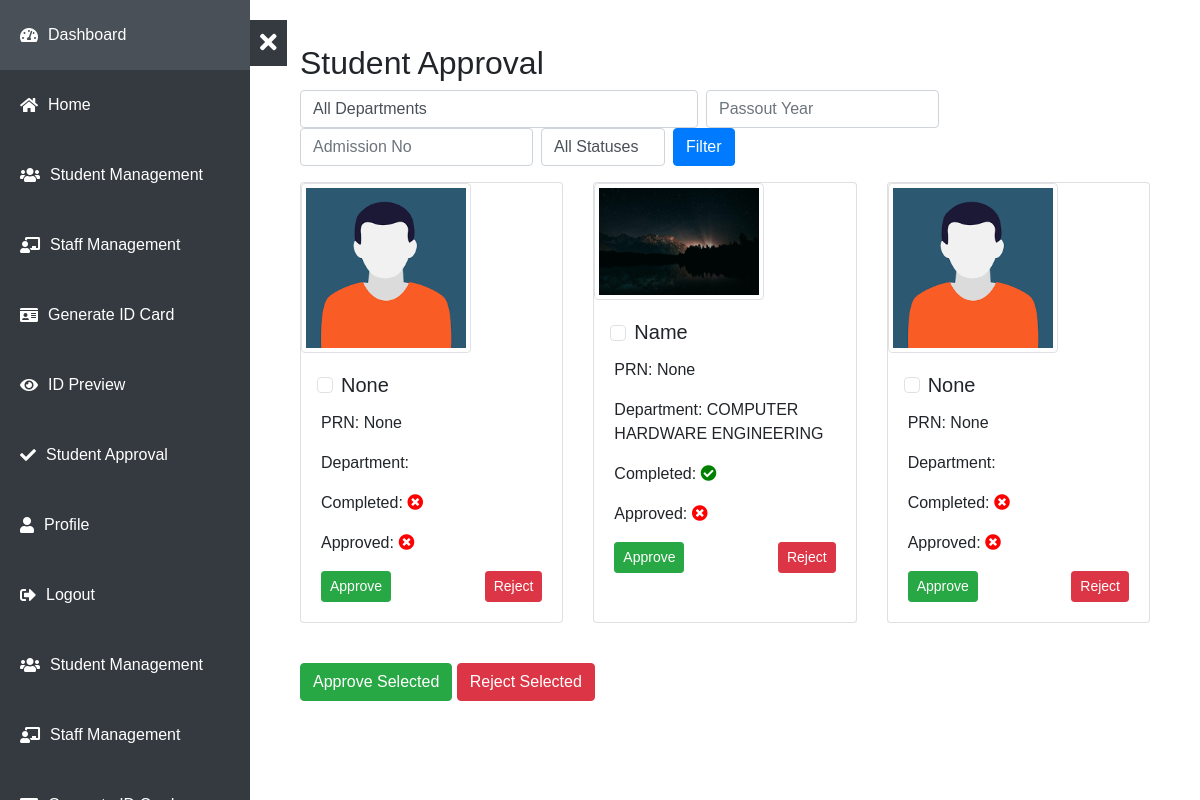
Page /student_approval/ on the committed database.
### students/models.py (models this page shows, shortened)
class Student(AbstractUser):
    GENDER_CHOICES = [
        ('Male', 'Male'),
        ('Female', 'Female'),
        ('Other', 'Other'),
    ]
    BLOOD_GROUP_CHOICES = [
        ('A+', 'A+'),
        ('A-', 'A-'),
        ('B+', 'B+'),
        ('B-', 'B-'),
        ('AB+', 'AB+'),
        ('AB-', 'AB-'),
        ('O+', 'O+'),
        ('O-', 'O-'),
        ("Don't Know","Don't Know")
    ]
    username = None
    admission_no = models.CharField(max_length=20, unique=True)
    date_of_birth = models.DateField()
    full_name = models.CharField(max_length=100, blank=True, null=True)
    department = models.ForeignKey(Department,on_delete=models.CASCADE, null=True, blank=True)
    phone_number = models.CharField(max_length=15, blank=True, null=True)
    address = models.TextField(blank=True, null=True)
    blood_group = models.CharField(max_length=20, choices=BLOOD_GROUP_CHOICES, blank=True, null=True)
    PRN = models.CharField(max_length=20, unique=True, blank=True, null=True)
    image = models.ImageField(upload_to='profile_images/', default='profile_images/avatar.png', blank=True, null=True)
    parent_name = models.CharField(max_length=100, blank=True, null=True)
    relation = models.CharField(max_length=100, blank=True, null=True)
    gender = models.CharField(max_length=10, choices=GENDER_CHOICES, blank=True, null=True)
    email = models.EmailField(blank=True, null=True)
    passout_year = models.IntegerField(blank=True,  null=True)
    is_complete = models.BooleanField(default=False)
    is_approved = models.BooleanField(default=False,null=True)
    USERNAME_FIELD = 'admission_no'
    REQUIRED_FIELDS = ['date_of_birth']
    groups = models.ManyToManyField(
        Group,
        related_name='student_set',
        blank=True,
        help_text='The groups this user belongs to.',
        verbose_name='groups',
    )
    user_permissions = models.ManyToManyField(
        Permission,
        related_name='student_set',
        blank=True,
        help_text='Specific permissions for this user.',
        verbose_name='user permissions',
    )
    objects = CustomStudentManager()

class Department(models.Model):
    name = models.CharField(max_length=100, unique=True)

### students/views.py (the view, shortened to what this page needs)
# urls.py: path('student_approval/', views.student_approval_view, name='student_approval'),
def student_approval_view(request):
    department = request.GET.get('department')
    passout_year = request.GET.get('passout_year')
    admission_no = request.GET.get('admission_no')
    approval_status = request.GET.get('approval_status')
    students = Student.objects.all()
    if department:
        students = students.filter(department_id=department)
    if passout_year:
        students = students.filter(passout_year=passout_year)
    if admission_no:
        students = students.filter(admission_no=admission_no)
    if approval_status:
        if approval_status == 'approved':
            students = students.filter(is_approved=True)
        elif approval_status == 'not_approved':
            students = students.filter(is_approved=False)
    return render(request, 'student_approval.html', {
        'students': students,
        'departments': Department.objects.all(),
    })

### students/templates/student_approval.html (shortened to what this page needs)
{% extends "base.html" %}
{% block content %}
<div class="container">
    <h2>Student Approval</h2>
    <form method="get" class="form-inline mb-3">
        <select name="department" class="form-control mr-2">
            <option value="">All Departments</option>
        </select>
        <input type="text" name="passout_year" class="form-control mr-2" placeholder="Passout Year" value="{{ request.GET.passout_year }}">
        <input type="text" name="admission_no" class="form-control mr-2" placeholder="Admission No" value="{{ request.GET.admission_no }}">
        <select name="approval_status" class="form-control mr-2">
            <option value="">All Statuses</option>
        </select>
        <button type="submit" class="btn btn-primary">Filter</button>
    </form>
    <form method="post">
        <div class="row">
            {% for student in students %}
                <div class="col-md-4 mb-4">
                    <div class="card h-100">
                        {% if student.image and student.image.url %}
                            <img src="{{ student.image.url }}"  draggable="false"  alt="Student Profile Image" width="170" height="170" class="img-thumbnail">
                        {% endif %}
                        <div class="card-body">
                            <div class="form-check">
                                <input class="form-check-input" type="checkbox" name="student_ids" value="{{ student.id }}">
                                <label class="form-check-label" for="student_ids">
                                    <h5 class="card-title">{{ student.full_name }}</h5>
                                </label>
                            </div>
                            <p class="card-text">PRN: {{ student.PRN }}</p>
                            <p class="card-text">Department: {{ student.department.name }}</p>
                            <p class="card-text">
                                Completed:
                                {% if student.is_complete %}
                                    <i class="fas fa-check-circle" style="color: green;"></i>
                                {% else %}
                                    <i class="fas fa-times-circle" style="color: red;"></i>
                                {% endif %}
                            </p>
                            <p class="card-text">
                                Approved:
                                {% if student.is_approved %}
                                    <i class="fas fa-check-circle" style="color: green;"></i>
                                {% else %}
                                    <i class="fas fa-times-circle" style="color: red;"></i>
                                {% endif %}
                            </p>
                            <div class="d-flex justify-content-between">
                                <form method="post" style="display: inline;">
                                    {% if student.is_approved %}
                                    <input type="hidden" name="student_id" value="{{ student.id }}">
                                    <input type="hidden" name="action" value="approve">
                                    <button type="submit" disabled class="btn btn-success btn-sm">Approve</button>
                                    {% else %}
                                    <button type="submit" draggable="" class="btn btn-success btn-sm">Approve</button>
                                    {% endif %}
                                </form>
                                <form method="post" style="display: inline;">
                                    <button type="submit" class="btn btn-danger btn-sm">Reject</button>
                                </form>
                            </div>
                        </div>
                    </div>
                </div>
            {% endfor %}
        </div>
        <div class="form-group mt-3">
            <button type="submit" name="action1" value="approve" class="btn btn-success">Approve Selected</button>
            <button type="submit" name="action1" value="reject" class="btn btn-danger">Reject Selected</button>
        </div>
    </form>
</div>
{% endblock %}

### students/templates/base.html (shortened to what this page needs)
<!DOCTYPE html>
<html lang="en">
<head>
    <link href="https://cdn.jsdelivr.net/npm/bootstrap@5.3.0/dist/css/bootstrap.min.css" rel="stylesheet">
    <link href="https://stackpath.bootstrapcdn.com/bootstrap/4.5.2/css/bootstrap.min.css" rel="stylesheet">
    <link rel="stylesheet" href="https://cdnjs.cloudflare.com/ajax/libs/font-awesome/5.15.1/css/all.min.css">
</head>
<body>
    <div class="wrapper">
        <div class="sidebar">
            <ul class="navbar-nav flex-column">
                <li class="nav-item {% if request.path == '/admin/dashboard/' %}active{% endif %}">
                    <a class="nav-link" href="{% url 'admin_dashboard' %}"><i class="fas fa-tachometer-alt"></i> Dashboard</a>
                </li>
                <li class="nav-item {% if request.path == '/admin/home/' %}active{% endif %}">
                    <a class="nav-link" href="{% url 'home' %}"><i class="fas fa-home"></i> Home</a>
                </li>
                <li class="nav-item {% if request.path == '/admin/student-management/' %}active{% endif %}">
                    <a class="nav-link" href="{% url 'student_management' %}"><i class="fas fa-users"></i> Student Management</a>
                </li>
                <li class="nav-item {% if request.path == '/admin/staff-management/' %}active{% endif %}">
                    <a class="nav-link" href="{% url 'staff_management' %}"><i class="fas fa-chalkboard-teacher"></i> Staff Management</a>
                </li>
                <li class="nav-item {% if request.path == '/admin/id-card-generation/' %}active{% endif %}">
                    <a class="nav-link" href="{% url 'id_card_generation' %}"><i class="fas fa-id-card"></i> Generate ID Card</a>
                </li>
                <li class="nav-item {% if request.path == '/admin/student-id-preview/' %}active{% endif %}">
                    <a class="nav-link" href="{% url 'student_id_preview' %}"><i class="fas fa-eye"></i> ID Preview</a>
                </li>
                <li class="nav-item {% if request.path == '/admin/student-approval/' %}active{% endif %}">
                    <a class="nav-link" href="{% url 'student_approval' %}"><i class="fas fa-check"></i> Student Approval</a>
                </li>
                <li class="nav-item {% if request.path == '/profile/' %}active{% endif %}">
                    <a class="nav-link" href="{% url 'profile' %}"><i class="fas fa-user"></i> Profile</a>
                </li>
                <li class="nav-item {% if request.path == '/logout/' %}active{% endif %}">
                    <a class="nav-link" href="{% url 'logout' %}"><i class="fas fa-sign-out-alt"></i> Logout</a>
                </li>
                <li class="nav-item {% if request.path == '/admin/student-management/' %}active{% endif %}">
                    <a class="nav-link" href="{% url 'student_management' %}"><i class="fas fa-users"></i> Student Management</a>
                </li>
                <li class="nav-item {% if request.path == '/admin/staff-management/' %}active{% endif %}">
                    <a class="nav-link" href="{% url 'staff_management' %}"><i class="fas fa-chalkboard-teacher"></i> Staff Management</a>
                </li>
                <li class="nav-item {% if request.path == '/admin/id-card-generation/' %}active{% endif %}">
                    <a class="nav-link" href="{% url 'id_card_generation' %}"> Generate ID Card</a>
                </li>
            </ul>
        </div>
        <button class="toggle-btn"><i class="fas fa-times"></i></button>
        <div class="content">
            <div class="container mt-4">
                {% block content %}
                {% endblock %}
            </div>
        </div>
    </div>
</body>
</html>

### students/templates/base.html (style rules this page uses)
body { display: flex; min-height: 100vh; margin: 0; font-family: Arial, sans-serif; }
.wrapper { display: flex; width: 100%; }
.sidebar { width: 250px; background-color: #343a40; color: white; position: fixed; top: 0; bottom: 0; transition: transform 0.3s ease; z-index: 1000; }
.toggle-btn { position: absolute; top: 20px; left: 250px; background-color: #343a40; border: none; color: white; font-size: 24px; padding: 5px 10px; cursor: pointer; transition: transform 0.3s ease; z-index: 1100; }
.sidebar .nav-item { padding: 15px 20px; cursor: pointer; }
.sidebar .nav-link { color: white; text-decoration: none; display: flex; align-items: center; }
.sidebar .nav-link i { margin-right: 10px; }
.content { flex-grow: 1; margin-left: 250px; padding: 20px; transition: margin-left 0.3s ease; }

### rows in the picture
Student: image (placeholder picture), full_name "None", PRN "None", is_complete False (drawn), is_approved False (drawn)
Student: image (picture), full_name "Name", PRN "None", department.name "COMPUTER HARDWARE ENGINEERING", is_complete True (drawn), is_approved False (drawn)
Student: image (placeholder picture), full_name "None", PRN "None", is_complete False (drawn), is_approved False (drawn)
